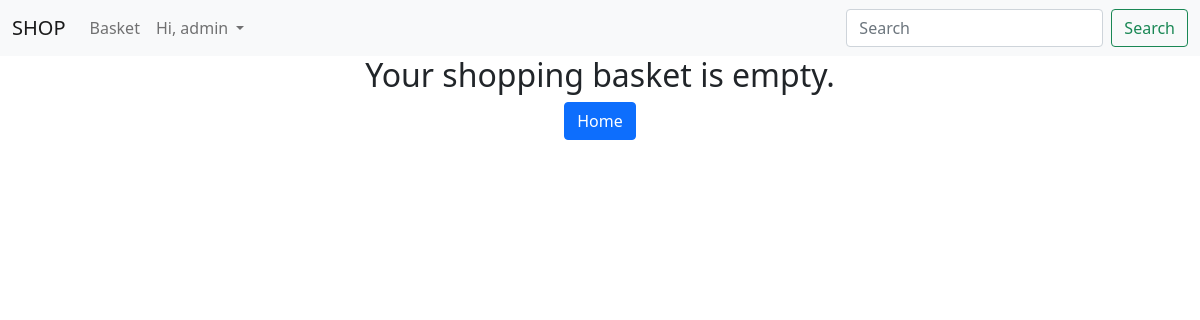
/basket/ (signed in), run on an earlier commit of the app's database.
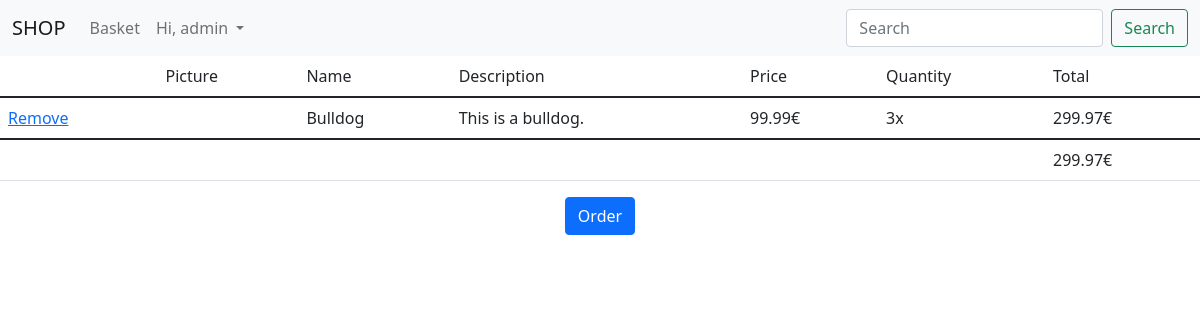
And on a later commit of the database.
### duarteshop/models.py (models this page shows, shortened)
class BasketItem(models.Model):
    id = models.IntegerField(primary_key=True)
    basketId = models.ForeignKey(Basket, on_delete=models.CASCADE)
    productId = models.ForeignKey(Product, on_delete=models.CASCADE)
    quantity = models.IntegerField(default=1)
    def price(self):
        return self.productId.price * self.quantity

class Product(models.Model):
    id = models.IntegerField(primary_key=True)
    name = models.TextField()
    description = models.TextField(null=True)
    price = models.DecimalField(max_digits=6, decimal_places=2, default=0.0)
    image = models.FileField(upload_to='products', null=True)
    isOnSale = models.BooleanField(default=False)
    isInStock = models.BooleanField(default=True)

### duarteshop/views.py (the view)
# urls.py: path('basket/', views.show_basket, name="show_basket"),
@login_required
def show_basket(request):
    user = request.user
    basket = Basket.objects.filter(user_id=user, is_active=True).first()
    if basket is None:
        return render(request, 'basket.html', {'empty': True})
    else:
        sbi = BasketItem.objects.filter(basketId=basket)
        if sbi.exists():
            total = 0.0
            for item in sbi:
                    total += float(item.price())
            return render(request, 'basket.html', {'basket': basket, 'sbi': sbi, 'total_price': total})
        else:
            return render(request, 'basket.html', {'empty': True})

### duarteshop/templates/basket.html (shortened to what this page needs)
{%  extends "base.html" %}
{%  block content %}
    {%  include "base_basket.html" %}
    <div class="justify-content-center text-center">
        {% if empty %}
            <a class="btn btn-primary" href="/">Home</a>
        {% else %}
            <a class="btn btn-primary" href="/order/">Order</a>
        {% endif %}
    </div>
{%  endblock %}

### duarteshop/templates/base_basket.html
{% block basketItems %}
    {% if empty %}
        <div class="justify-content-center text-center">
            <h2>Your shopping basket is empty.</h2>
        </div>
    {% else %}
        <table class="table table-hover">
            <thead>
                <tr>
                    <td></td>
                    <td>Picture</td>
                    <td>Name</td>
                    <td>Description</td>
                    <td>Price</td>
                    <td>Quantity</td>
                    <td>Total</td>
                </tr>
            </thead>
                <tbody>
                    {% for item in sbi %}
                    <tr>
                        <td><a href="/removeBasketItem/{{item.id}}">Remove</a></td>
                        <td><img src="{{item.productId.image.url}}" alt="" width="150"></td>
                        <td>{{item.productId.name}}</td>
                        <td>{{item.productId.description}}</td>
                        <td>{{item.productId.price}}€</td>
                        <td>{{item.quantity}}x</td>
                        <td>{{item.price}}€</td>
                    </tr>
                    {% endfor %}
                </tbody>
                <tfoot>
                    <tr>
                        <td></td>
                        <td></td>
                        <td></td>
                        <td></td>
                        <td></td>
                        <td></td>
                        <td>{{total_price}}€</td>
                    </tr>
                </tfoot>
        </table>
    {% endif %}
{% endblock %}

What changed in the data, as far as the page shows it:
added BasketItem: productId.name "Bulldog", productId.description "This is a bulldog.", productId.price "99.99", quantity "3", price "299.97"
Also different on the page:
{{ total_price }}: (not shown) → "299.97"
text no longer shown: "Your shopping basket is empty. Home"
text now shown: "Picture Name Description Price Quantity Total € Order"
